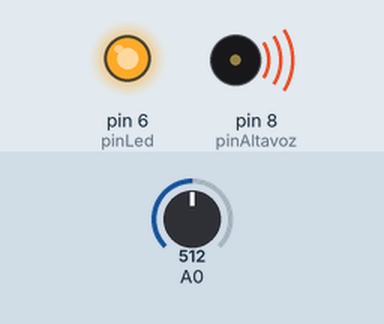
Simulated run of this sketch. Board: Arduino Uno, built with avr-gcc and run on an emulated ATmega328P. Parts: output pins drawn as LEDs (lit = HIGH), buzzer (waves = sounding). The test bench sets the inputs (shaded band); at power-on: A0 = 512. What the sketch prints to the serial monitor is not drawn.

Above: at 3.2 s.
3.3 s: A0 set to 496
At 4.4 s:
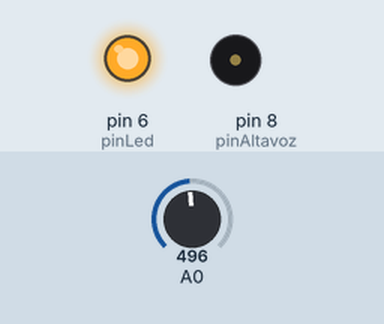
4.8 s: A0 set to 17
6.3 s: A0 set to 14
At 6.7 s:
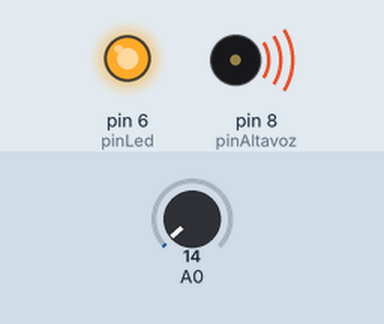
7.8 s: A0 set to 0
At 9.0 s:
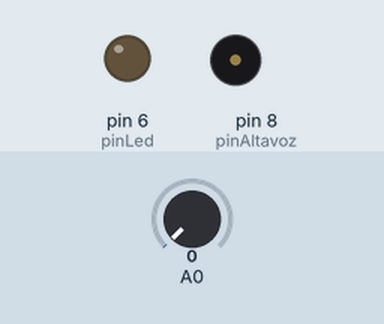
9.3 s: A0 set to 25
At 10.1 s:
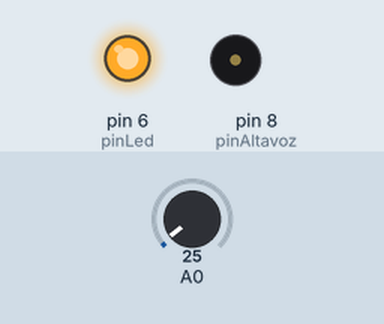
10.8 s: A0 set to 511
At 11.4 s:
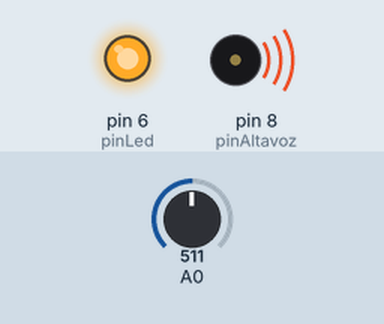
Timing chart, 0 to 13.3 s (numbered marks = the images above; inputs shaded):
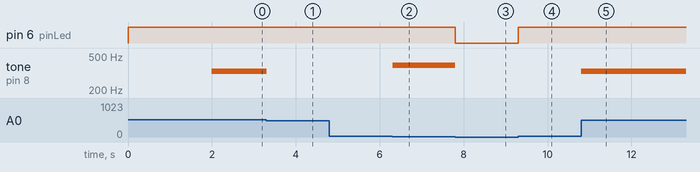

The sketch:

ArduinoPianoLed_Trives_Pelayo.ino
```cpp
  // Código creado por Pelayo Trives para la PEC2 de la asignatura Diseño de interacción del Grado en Multimedia de la UOC.

  int notas[] = {261,294,330,349,392}; // Declaramos una matriz con la que, posteriormente, podremos ayudarnos para represetar las notas de nuestro piano. La llamaremos notas y estará compuesta de 5 elementos, los cuales son las frecuencias de las notas DO, RE, MI, FA y SOL.
  const int pinAltavoz = 8; // Declaramos esta constante (pues no variará) que será el pin (del Arduino, el número 8) al que conectaremos el piezo (desde la protoboard).
  const int pinLed = 6; // Declaramos esta constante (pues no variará) que será el pin (del Arduino, el número 6) al que conectaremos el LED (desde la protoboard).

  void setup() {

  Serial.begin(9600); // Esta instrucción le indica al Arduino que inicie comunicación con el ordenador a una velocidad de 9600 bits por segundo.
  pinMode(pinLed, OUTPUT); // Con esta función vamos a configurar el modo de trabajo del pin utilizado para el LED, en este caso el 6, para que sea de entrada o salida.
  digitalWrite(pinLed, HIGH); // Iniciamos una función que servirá, al iniciar el programa, si el LED funciona. Con esto lo encenderemos.
  delay(2000); // Con esto establecemos que la duración del encendido del LED será 2000 ms.
  digitalWrite(pinLed, LOW); // Con esto el LED se apagará.

  }

  void loop() {

  int valorAnalogico = analogRead(A0); // Estableceremos una variable llamada valorAnalogico, la cual será el pin A0 de nuestro Arduino, que usaremos para almacenar el valor de dicha clavija (que en principio será 0).

  Serial.println(valorAnalogico); // Con esto podremos ver los valores para ajustar las comparativas del if mediante el monitor de serie.

  if (valorAnalogico > 5) { // Aseguramos la comparativa con 5 para evitar falsos positivos.
    digitalWrite(pinLed, HIGH); // Si el valor es superior a 5, el LED se encenderá.
   } else {
    digitalWrite(pinLed, LOW); // Y si no lo es, no se encenderá.
   }

  if(valorAnalogico >= 1015 && valorAnalogico <= 1025) { // Además de el LED encenderse, si el valor está entre 1015 y 1025...
    tone(pinAltavoz, notas[0]); // Tocaremos la nota DO (primer valor de la matriz), en parte posible porque el piezo está conectado al pin 8 de nuestro Arduino (pinAltavoz).
   }
   else if(valorAnalogico >= 995 && valorAnalogico <= 1005) { // Además de el LED encenderse, si el valor está entre 995 y 1005...
    tone(pinAltavoz, notas[1]); // Tocaremos RE
   }
   else if(valorAnalogico >= 505 && valorAnalogico <= 515) { // Además de el LED encenderse, si el valor está entre 505 y 515...
    tone(pinAltavoz, notas[2]); // Tocaremos MI
   }
   else if(valorAnalogico >= 690 && valorAnalogico <= 700) { // Además de el LED encenderse, si el valor está entre 690 y 700...
    tone(pinAltavoz, notas[3]); // Tocaremos FA
   }
   else if(valorAnalogico >= 5 && valorAnalogico <= 15) { // Además de el LED encenderse, si el valor está entre 5 y 15...
    tone(pinAltavoz, notas[4]); // Tocaremos SOL
   }
   else {
    noTone(pinAltavoz); // Parará la generación de pulsos, es decir, si esta función no estuviese, al pulsar cualquier botón, no se detendría una vez quitásemos el dedo.
   }

  }
```

Measured:
- the behaviour switches between 505 and 504 on A0 (found by bisection; images 0 and 1)
- the behaviour switches between 16 and 15 on A0 (found by bisection; images 1 and 2)
- after the input at 3.3 s, tone on pin 8 (pinAltavoz): 330 Hz → silent at once
- after the input at 6.3 s, tone on pin 8 (pinAltavoz): silent → 392 Hz at once
- after the input at 7.8 s, pin 6 (pinLed): HIGH → LOW at once; tone on pin 8 (pinAltavoz): 392 Hz → silent at once
- after the input at 9.3 s, pin 6 (pinLed): LOW → HIGH at once
- after the input at 10.8 s, tone on pin 8 (pinAltavoz): silent → 330 Hz at once
